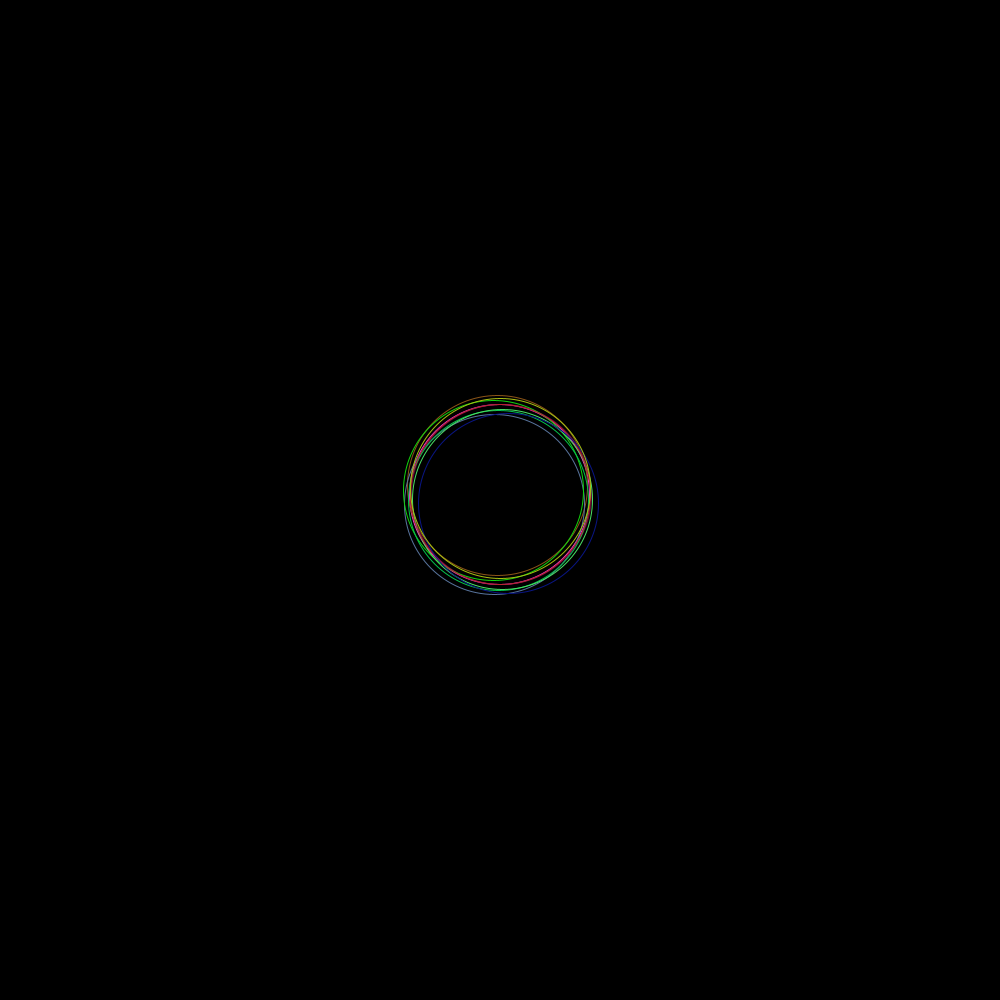
Frame 1 (no input)
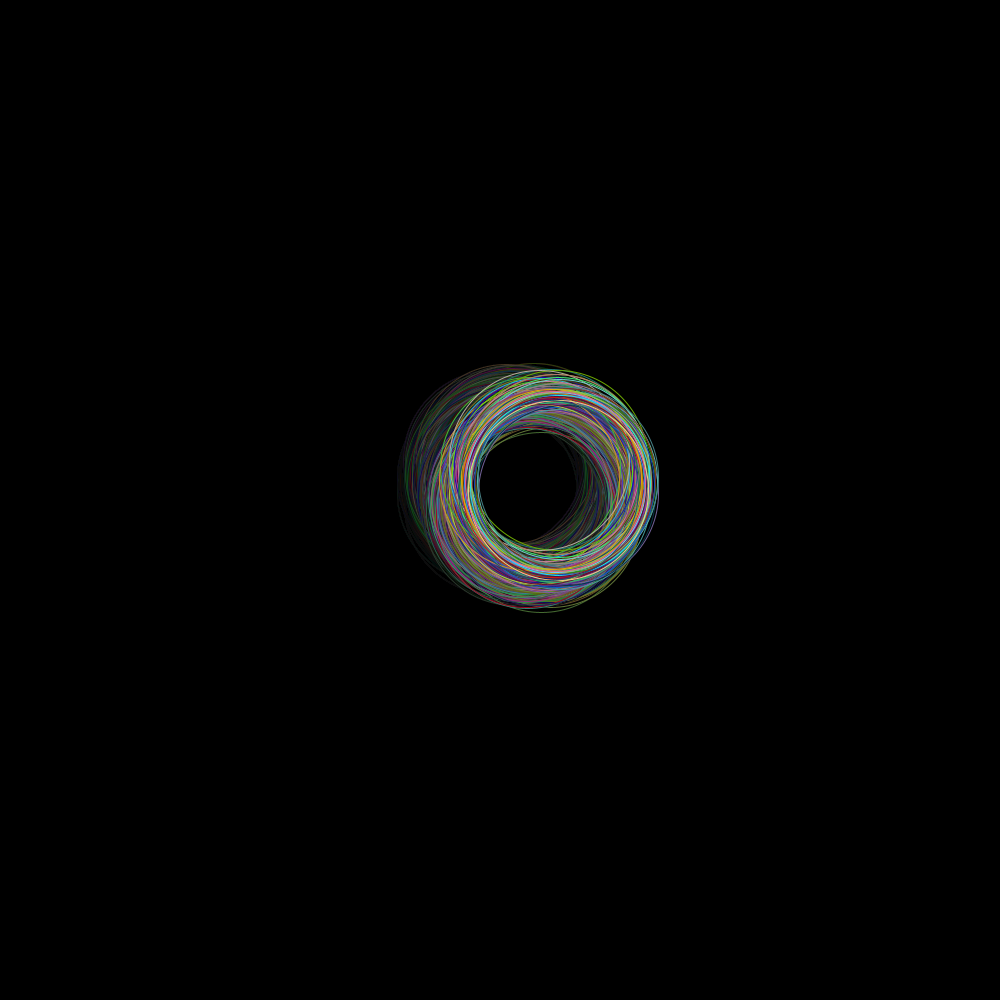
Frame 60 (the mouse pressed at the canvas centre just before this capture)
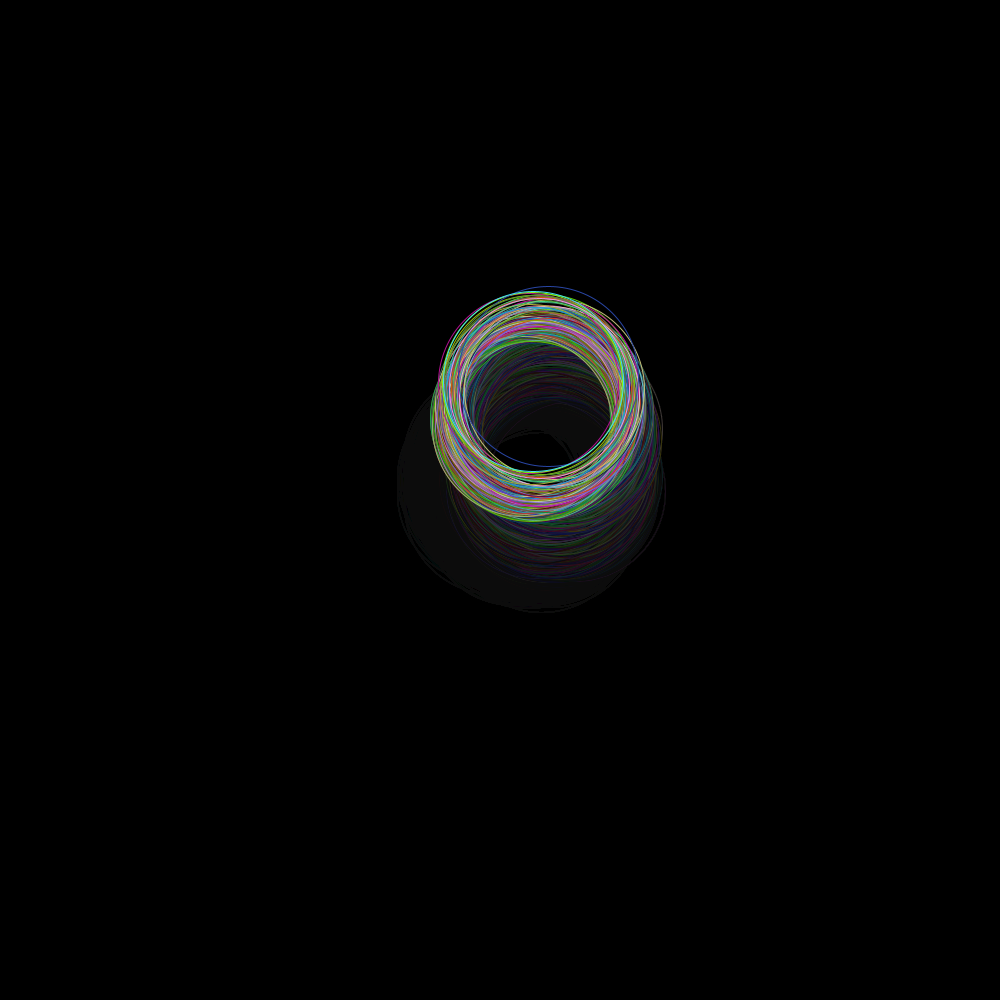
Frame 120 (the mouse held since frame 60 and released just before this capture)

The Processing sketch that drew these frames (run headless with seeded random() and noise(); from frame 60 on, the mouse is pressed at the canvas centre):

// Processing sketch: test
// ── test.pde
void setup() {
    size(1000, 1000);
    background(0);
}

float x = 500;
float y = 500;
int r = 180;
int randomRange = 10;

void draw() {
    fill(0, 10);
    noStroke();
    rect(0, 0, 1000, 1000);

    x = x + random(-randomRange, randomRange);
    y = y + random(-randomRange, randomRange);

    for (int i = 0; i < 10; ++i) {
        noFill();
        stroke(random(255), random(255), random(255));
        ellipse(x + random(-randomRange, randomRange), y + random(-randomRange, randomRange), r, r);
    }
}
